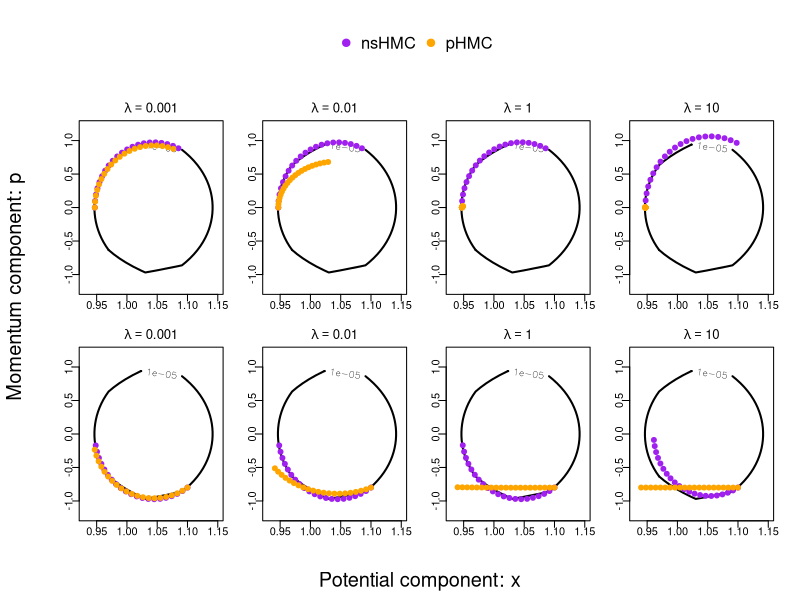
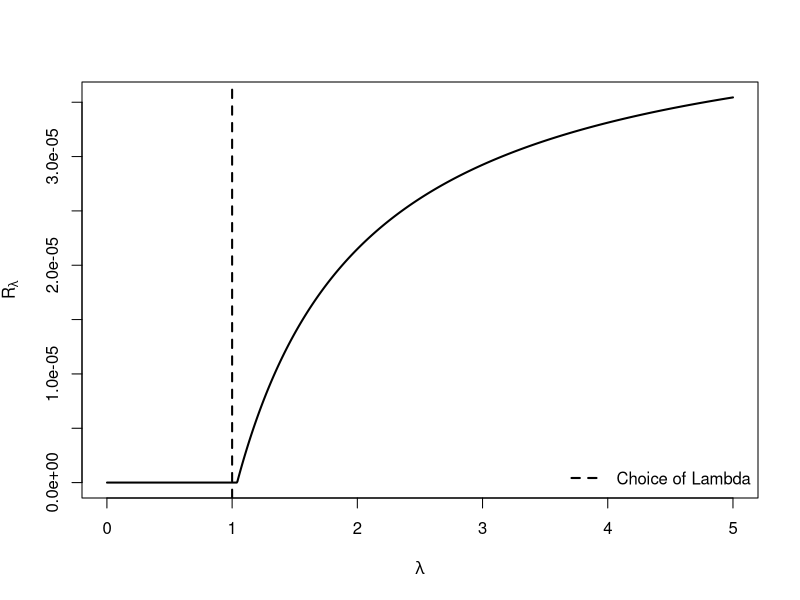

The R script that drew these images, in order:
########################################
# One-dimensional example
########################################
set.seed(1)
n <- 1e2
y <- rnorm(n, mean = 1, sd = .5)
################################

# U(x) = sum(y - x)^2/(2) + |x|
log_target <- function(x)  -sum((y - x)^2)/2 - abs(x)

grad_log_pi_dur <- function(x, lambda)
{
  prox <- sign(x)*pmax(abs(x) - lambda, 0)
  sum(y - x) - (x - prox)/lambda
}

grad_log_pi_px <- function(x, lambda)
{
  foo <- lambda/(1 + n*lambda)
  z <-  (x + lambda*sum(y))/(1 + n*lambda)
  prox <- sign(z)* pmax(abs(z) - foo, 0)
  -(x - prox)/lambda
}
##################################
# Testing

logpi_lam_dur <- function(x, lambda)
{
  prox <- sign(x)*pmax(abs(x) - lambda, 0)
  my <- abs(prox) + (x - prox)^2/(2*lambda)
  
  logpi_lam <- - my -sum((y - x)^2)/2
}

logpi_lam_px <- function(x, lambda)
{
  foo <- lambda/(1 + n*lambda)
  z <-  (x + lambda*n*mean(y))/(1 + n*lambda)
  prox <- sign(z)* pmax(abs(z) - foo, 0)
  
  my <- abs(prox) + (x - prox)^2/(2*lambda) + sum((y - prox)^2)/2
  
  logpi_lam <- - my
}

integrate_f <- function(x){
  sapply(x, function(t) exp(log_target(t)))
}

integrate_dur <- function(x, lambda){
  sapply(x, function(t) exp(logpi_lam_dur(t, lambda = lambda)))
}

integrate_px <- function(x, lambda){
  sapply(x, function(t) exp(logpi_lam_px(t, lambda = lambda)))
}



##################################
# plotting target contour

log_kinetic <- function(p) -p^2/2
log_joint <- function(q, p)
{
  log_target(q) + log_kinetic(p)
}
p_vec <- seq(-3, 3, length = 1e2)
q_vec <- seq(-2, 4, length = 1e2)
z <- matrix(0, nrow = length(q_vec), ncol = length(p_vec))
for(i in 1:length(q_vec))
{
  for(j in 1:length(p_vec))
  {
    z[i,j] <- exp(log_joint(q_vec[i], p_vec[j]))
  }
}

phmc_path <- function(q, p, lambda, eps, L)
{
  store <- matrix(0, nrow = L + 1, ncol = 2)
  q_current <- q
  p_current <- p
  
  store[1, ] <- c(q,p)
  for (j in 2:(L+1))
  {
    # half step
    U_samp <- -grad_log_pi_dur(q_current, lambda)
    p_current <- p_current - eps*U_samp /2  
    q_current <- q_current + eps*p_current   # full step for position
    U_samp <- -grad_log_pi_dur(q_current, lambda)
    
    p_current <- p_current - eps*U_samp/2 # another half step
    
    store[j, ] <- c(q_current, p_current)
    # samp <- q_current
    # p_prop <- p_current
  }
  return(store)
}

ns_path <- function(q, p, lambda, eps, L)
{
  store <- matrix(0, nrow = L + 1, ncol = 2)
  q_current <- q
  p_current <- p
  
  store[1, ] <- c(q,p)
  for (j in 2:(L+1))
  {
    # half step
    U_samp <- -grad_log_pi_px(q_current, lambda)
    p_current <- p_current - eps*U_samp /2  
    q_current <- q_current + eps*p_current   # full step for position
    U_samp <- -grad_log_pi_px(q_current, lambda)
    
    p_current <- p_current - eps*U_samp/2 # another half step
    
    store[j, ] <- c(q_current, p_current)
    # samp <- q_current
    # p_prop <- p_current
  }
  return(store)
}

draw_contour <- function(q, p, lambda, eps = .02, L = 10)
{
  path_dur <- phmc_path(q, p, lambda = lambda, eps = eps, L = L)
  path_px <- ns_path(q, p, lambda = lambda, eps = eps, L = L)
  
  contour(q_vec, p_vec, z, nlevels = 2, 
          xlim = c(.93, 1.15), ylim = c(-1.2, 1.2),
          main = bquote(lambda == .(lambda)), lwd = 2)
  points(path_dur, col = "purple", pch = 19)
  points(path_px, col = "orange", pch = 19)
}


pdf("toy_contours.pdf", height = 5, width = 8)

# Layout: 8 plots + 1 row for top legend
layout(matrix(c(rep(9, 4), 1:8), nrow = 3, byrow = TRUE),
       heights = c(0.3, 1, 1))  # first row for legend

# Tighter margins and minimal label-to-axis spacing
par(mar = c(2, 2, 2, 1), oma = c(4, 4, 2, 1), mgp = c(1.2, 0.3, 0))

q <- .947
p <- 0
exp(log_joint(q, p))
draw_contour(q, p, lambda = .001, eps = .01, L = 20)
draw_contour(q, p, lambda = .01, eps = .01, L = 20)
draw_contour(q, p, lambda = 1, eps = .01, L = 20)
draw_contour(q, p, lambda = 10, eps = .01, L = 20)

q <- 1.1
p <- -.8
exp(log_joint(q, p))

draw_contour(q, p, lambda = .001, eps = .01, L = 20)
draw_contour(q, p, lambda = .01, eps = .01, L = 20)
draw_contour(q, p, lambda = 1, eps = .01, L = 20)
draw_contour(q, p, lambda = 10, eps = .01, L = 20)

par(mar = c(0, 0, 0, 0))
plot.new()
legend("top", legend = c("nsHMC", "pHMC"),
       col = c("purple", "orange"), pch = 19, 
       horiz = TRUE, bty = "n", 
       inset = c(0, -0.05),
       cex = 1.5)

# Add shared axis labels using outer margin text
mtext("Potential component: x", side = 1, line = 2.2, outer = TRUE, cex = 1.2)
mtext("Momentum component: p", side = 2, line = 2.2, outer = TRUE, cex = 1.2)

dev.off()



############################
# Choosing lambda
q <- 1.04  # MAP
p <- -.5
lambda.seq <- seq(1e-3, 5, length = 1e3)

phmc_ham <- numeric(length = length(lambda.seq))
ns_ham <- numeric(length = length(lambda.seq))

ham <- function(q, p) - log_target(q) + p^2/2

for(i in 1:length(lambda.seq))
{
  phmc_state <- phmc_path(q, p, lambda.seq[i], .001, 1)[2, ]
  ns_state <- ns_path(q, p, lambda.seq[i], .001, 1)[2, ]

  phmc_ham[i] <- abs(ham(q,p) - ham(phmc_state[1], phmc_state[2]))/abs(ham(q,p) )
  ns_ham[i] <- abs(ham(q,p) - ham(ns_state[1], ns_state[2]))/abs(ham(q,p) )
}

pdf("lambda_toy.pdf", height = 3.5, width = 4.2)
plot(lambda.seq, phmc_ham, type = 'l', lwd = 2, 
  ylim = range(c(phmc_ham, 0)), xlab = expression(lambda), ylab = expression(R[lambda]) )
abline(v = 1, lty = 2, lwd = 2)
legend("bottomright", c("Choice of Lambda"), 
       col = c( "black"), lty = c(2), lwd = 2, bty = "n")
dev.off()


# No need to run the chains
# ###########################
# # HMC with Durmus split
# durhmc <- function(lambda, iter, eps_hmc, L, start)
# {
#   samp.hmc <- numeric(length = iter)
#   
#   # starting value computations
#   samp <- start
#   samp.hmc[1] <- samp
#   
#   # For HMC
#   mom_mat <- rnorm(iter)
#   accept <- 0
#   
#   for (i in 2:iter) 
#   {
#     p_prop <- mom_mat[i]
#     U_samp <- -grad_log_pi_dur(samp, lambda)
#     p_current <- p_prop - eps_hmc*U_samp /2  # half step for momentum
#     q_current <- samp
#     for (j in 1:L)
#     {
#       samp <- samp + eps_hmc*p_current   # full step for position
#       U_samp <- -grad_log_pi_dur(samp, lambda)
#       if(j!=L) p_current <- p_current - eps_hmc*U_samp  # full step for momentum
#     }
#     p_current <- p_current - eps_hmc*U_samp/2
#     p_current <- - p_current  # negation to make proposal symmetric
#     
#     U_curr <- -log_target(q_current)
#     U_prop <- -log_target(samp)
#     K_curr <-  sum((p_prop^2)/2)
#     K_prop <-  sum((p_current^2)/2)
#     
#     log_acc_prob = U_curr - U_prop + K_curr - K_prop
#     
#     if(log(runif(1)) <= log_acc_prob )
#     {
#       samp.hmc[i] <- samp
#       accept <- accept + 1
#     }
#     else
#     {
#       samp.hmc[i] <- q_current
#       samp <- q_current
#     }
#     if(i %% (iter/10) == 0){
#       j <- accept/i
#       print(cat(i, j))}
#   } 
#   print(acc_rate <- accept/iter)
#   object <- list(samp.hmc, acc_rate)
#   return(object)
# }
# 
# 
# ###########################
# # HMC on whole proximal
# pxhmc <- function(lambda, iter, eps_hmc, L, start)
# {
#   samp.hmc <- numeric(length = iter)
#   
#   # starting value computations
#   samp <- start
#   samp.hmc[1] <- samp
#   
#   # For HMC
#   mom_mat <- rnorm(iter)
#   accept <- 0
#   
#   for (i in 2:iter) 
#   {
#     p_prop <- mom_mat[i]
#     U_samp <- -grad_log_pi_px(samp, lambda)
#     p_current <- p_prop - eps_hmc*U_samp /2  # half step for momentum
#     q_current <- samp
#     for (j in 1:L)
#     {
#       samp <- samp + eps_hmc*p_current   # full step for position
#       U_samp <- -grad_log_pi_px(samp, lambda)
#       if(j!=L) p_current <- p_current - eps_hmc*U_samp  # full step for momentum
#     }
#     p_current <- p_current - eps_hmc*U_samp/2
#     p_current <- - p_current  # negation to make proposal symmetric
#     
#     U_curr <- -log_target(q_current)
#     U_prop <- -log_target(samp)
#     K_curr <-  sum((p_prop^2)/2)
#     K_prop <-  sum((p_current^2)/2)
#     
#     log_acc_prob = U_curr - U_prop + K_curr - K_prop
#     
#     if(log(runif(1)) <= log_acc_prob )
#     {
#       samp.hmc[i] <- samp
#       accept <- accept + 1
#     }
#     else
#     {
#       samp.hmc[i] <- q_current
#       samp <- q_current
#     }
#     if(i %% (iter/10) == 0){
#       j <- accept/i
#       print(cat(i, j))}
#   } 
#   print(acc_rate <- accept/iter)
#   object <- list(samp.hmc, acc_rate)
#   return(object)
# }
# 
# 
# chain_dur <- durhmc(lambda = .01, iter = 1e4, eps_hmc = .1, L = 10, start = 2)
# chain_px <- pxhmc(lambda = .01, iter = 1e4, eps_hmc = .1, L = 10, start = 2)
# 
# plot(density(chain_dur[[1]]))
# plot(density(chain_px[[1]]))
# acf(chain_dur[[1]])
# acf(chain_px[[1]])
